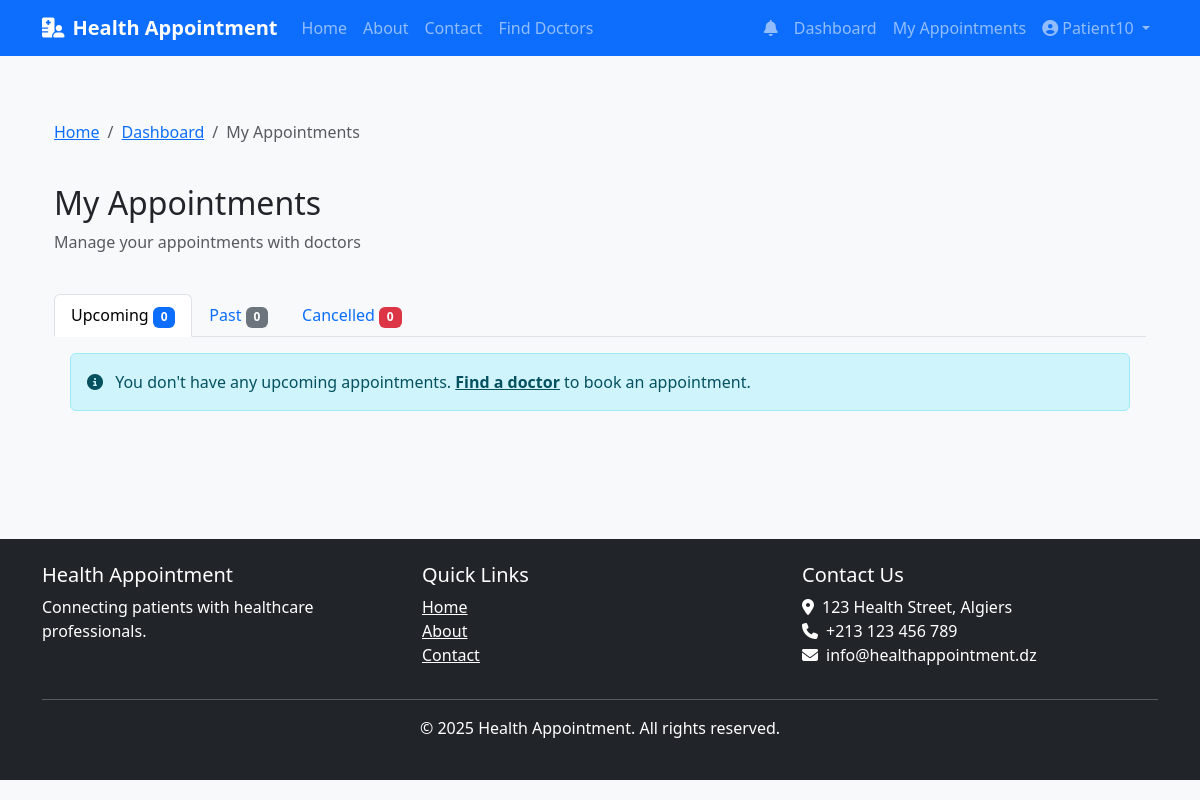
Page /patient/appointments (signed in) on the earlier database version.
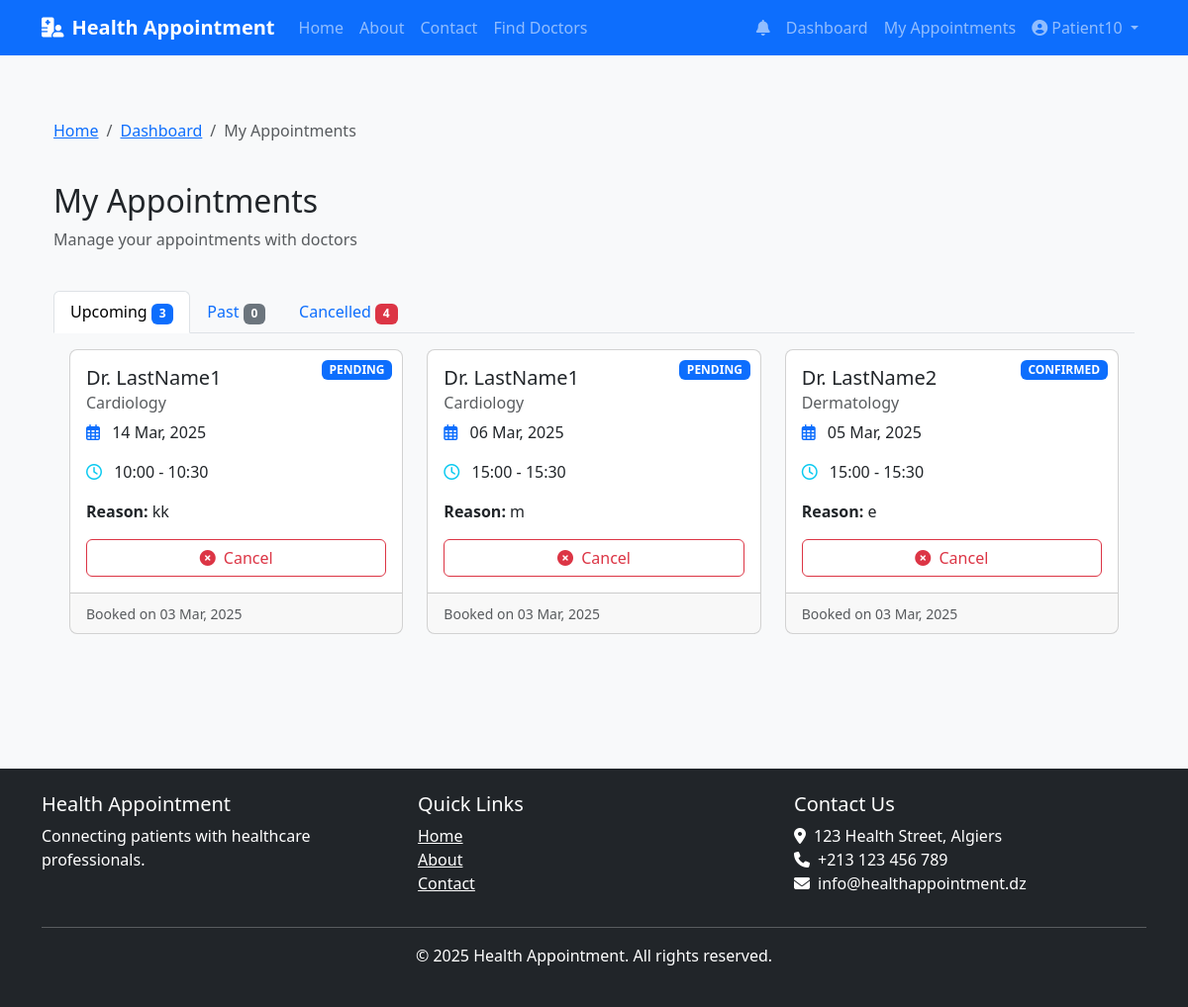
Same page on the later database version.
### models.py (models this page shows, shortened)
class User(db.Model, UserMixin):
    __tablename__ = 'users'
    id = db.Column(db.Integer, primary_key=True)
    email = db.Column(db.String(120), unique=True, nullable=False)
    phone = db.Column(db.String(20), unique=True, nullable=False)
    password_hash = db.Column(db.String(128), nullable=False)
    first_name = db.Column(db.String(50), nullable=False)
    last_name = db.Column(db.String(50), nullable=False)
    user_type = db.Column(db.Enum(UserType), nullable=False)
    is_active = db.Column(db.Boolean, default=False)
    created_at = db.Column(db.DateTime, default=datetime.utcnow)
    updated_at = db.Column(db.DateTime, default=datetime.utcnow, onupdate=datetime.utcnow)
    phone_verified = db.Column(db.Boolean, default=False)
    phone_verification_code = db.Column(db.String(6))
    phone_verification_sent_at = db.Column(db.DateTime)
    email_verified = db.Column(db.Boolean, default=False)
    email_verification_token = db.Column(db.String(100))
    email_verification_sent_at = db.Column(db.DateTime)
    patient = db.relationship('Patient', backref='user', uselist=False, cascade='all, delete-orphan')
    doctor = db.relationship('Doctor', backref='user', uselist=False, cascade='all, delete-orphan')
    notifications = db.relationship('Notification', backref='user', lazy=True, cascade='all, delete-orphan')

class Appointment(db.Model):
    __tablename__ = 'appointments'
    id = db.Column(db.Integer, primary_key=True)
    patient_id = db.Column(db.Integer, db.ForeignKey('patients.id'), nullable=False)
    doctor_id = db.Column(db.Integer, db.ForeignKey('doctors.id'), nullable=False)
    appointment_date = db.Column(db.Date, nullable=False)
    start_time = db.Column(db.Time, nullable=False)
    end_time = db.Column(db.Time, nullable=False)
    status = db.Column(db.Enum(AppointmentStatus), default=AppointmentStatus.PENDING)
    reason = db.Column(db.Text)
    notes = db.Column(db.Text)
    created_at = db.Column(db.DateTime, default=datetime.utcnow)
    updated_at = db.Column(db.DateTime, default=datetime.utcnow, onupdate=datetime.utcnow)

class Doctor(db.Model):
    __tablename__ = 'doctors'
    id = db.Column(db.Integer, primary_key=True)
    user_id = db.Column(db.Integer, db.ForeignKey('users.id'), nullable=False)
    specialty = db.Column(db.String(100))
    license_number = db.Column(db.String(50), unique=True, nullable=False)
    years_of_experience = db.Column(db.Integer)
    education = db.Column(db.Text)
    bio = db.Column(db.Text)
    verification_status = db.Column(db.Enum(VerificationStatus), default=VerificationStatus.PENDING)
    verification_notes = db.Column(db.Text)
    location = db.Column(db.String(255))
    languages = db.Column(db.String(255))  # Comma-separated list of languages
    consultation_fee = db.Column(db.Float)
    profile_picture = db.Column(db.String(255))
    license_document_path = db.Column(db.String(255))
    certificate_path = db.Column(db.String(255))
    availability = db.relationship('DoctorAvailability', backref='doctor', lazy=True, cascade='all, delete-orphan')
    appointments = db.relationship('Appointment', backref='doctor', lazy=True, cascade='all, delete-orphan')

### routes.py (the view)
@patient.route('/appointments')
@login_required
def appointments():
    print(f"DEBUG: appointments route called for user: {current_user.id}")
    print(f"DEBUG: User type: {current_user.user_type}")
    if current_user.user_type != UserType.PATIENT:
        print(f"DEBUG: User is not a patient: {current_user.user_type}")
        flash('Access denied.', 'danger')
        return redirect(url_for('main.index'))
    patient = Patient.query.filter_by(user_id=current_user.id).first()
    if not patient:
        print(f"DEBUG: Patient profile not found for user: {current_user.id}")
        flash('Patient profile not found.', 'danger')
        return redirect(url_for('main.index'))
    appointments = Appointment.query.filter_by(patient_id=patient.id).order_by(Appointment.appointment_date.desc()).all()
    print(f"DEBUG: Found {len(appointments)} appointments for patient: {patient.id}")
    upcoming_appointments = []
    past_appointments = []
    cancelled_appointments = []
    today = datetime.now().date()
    for appointment in appointments:
        print(f"DEBUG: Processing appointment: {appointment.id}, date: {appointment.appointment_date}, status: {appointment.status}")
        if appointment.status == AppointmentStatus.CANCELLED:
            cancelled_appointments.append(appointment)
        elif appointment.appointment_date < today or (appointment.appointment_date == today and appointment.end_time < datetime.now().time()):
            past_appointments.append(appointment)
        else:
            upcoming_appointments.append(appointment)
    print(f"DEBUG: Upcoming: {len(upcoming_appointments)}, Past: {len(past_appointments)}, Cancelled: {len(cancelled_appointments)}")
    return render_template('patient/appointments.html',
                          upcoming_appointments=upcoming_appointments,
                          past_appointments=past_appointments,
                          cancelled_appointments=cancelled_appointments)

### app.py (called while the page is built)
@login_manager.user_loader
def load_user(user_id):
    return User.query.get(int(user_id))

def create_app():
    app = Flask(__name__)
    app.config.from_object(get_config())
    app.config['SESSION_COOKIE_NAME'] = f'session_{uuid.uuid4().hex[:8]}'
    os.makedirs(app.config['UPLOAD_FOLDER'], exist_ok=True)
    db.init_app(app)
    login_manager.init_app(app)
    login_manager.login_view = 'auth.login'
    login_manager.login_message_category = 'info'
    mail.init_app(app)
    bcrypt.init_app(app)
    app.register_blueprint(main)
    app.register_blueprint(auth, url_prefix='/auth')
    app.register_blueprint(patient, url_prefix='/patient')
    app.register_blueprint(doctor, url_prefix='/doctor')
    app.register_blueprint(admin, url_prefix='/admin')
    app.register_blueprint(admin_panel)
    @app.context_processor
    def inject_now():
        return {'now': datetime.datetime.now()}
    return app

### templates/patient/appointments.html (shortened to what this page needs)
{% extends 'base.html' %}
{% block content %}
<div class="container mt-4">
    <div class="row mb-4">
        <div class="col-md-12">
            <nav aria-label="breadcrumb">
                <ol class="breadcrumb">
                    <li class="breadcrumb-item"><a href="{{ url_for('main.index') }}">Home</a></li>
                    <li class="breadcrumb-item"><a href="{{ url_for('patient.dashboard') }}">Dashboard</a></li>
                    <li class="breadcrumb-item active">My Appointments</li>
                </ol>
            </nav>
        </div>
    </div>
    <div class="row mb-4">
        <div class="col-md-12">
            <h2>My Appointments</h2>
            <p class="text-muted">Manage your appointments with doctors</p>
        </div>
    </div>
    <div class="row mb-4">
        <div class="col-md-12">
            <ul class="nav nav-tabs" id="appointmentTabs" role="tablist">
                <li class="nav-item" role="presentation">
                    <button class="nav-link active" id="upcoming-tab" data-bs-toggle="tab" data-bs-target="#upcoming" type="button" role="tab" aria-controls="upcoming" aria-selected="true">
                        Upcoming <span class="badge bg-primary">{{ upcoming_appointments|length }}</span>
                    </button>
                </li>
                <li class="nav-item" role="presentation">
                    <button class="nav-link" id="past-tab" data-bs-toggle="tab" data-bs-target="#past" type="button" role="tab" aria-controls="past" aria-selected="false">
                        Past <span class="badge bg-secondary">{{ past_appointments|length }}</span>
                    </button>
                </li>
                <li class="nav-item" role="presentation">
                    <button class="nav-link" id="cancelled-tab" data-bs-toggle="tab" data-bs-target="#cancelled" type="button" role="tab" aria-controls="cancelled" aria-selected="false">
                        Cancelled <span class="badge bg-danger">{{ cancelled_appointments|length }}</span>
                    </button>
                </li>
            </ul>
            <div class="tab-content" id="appointmentTabsContent">
                <div class="tab-pane fade show active" id="upcoming" role="tabpanel" aria-labelledby="upcoming-tab">
                    <div class="p-3">
                        {% if upcoming_appointments %}
                            <div class="row">
                                {% for appointment in upcoming_appointments %}
                                    <div class="col-md-6 col-lg-4 mb-4">
                                        <div class="card appointment-card h-100">
                                            <div class="card-body">
                                                <span class="status-badge badge bg-primary">{{ appointment.status.name }}</span>
                                                <h5 class="card-title">
                                                    Dr. {{ appointment.doctor.user.last_name }}
                                                </h5>
                                                <h6 class="card-subtitle mb-2 text-muted">{{ appointment.doctor.specialty }}</h6>
                                                <div class="mb-3">
                                                    <i class="far fa-calendar-alt text-primary me-2"></i>
                                                    {{ appointment.appointment_date.strftime('%d %b, %Y') }}
                                                </div>
                                                <div class="mb-3">
                                                    <i class="far fa-clock text-info me-2"></i>
                                                    {{ appointment.start_time.strftime('%H:%M') }} - {{ appointment.end_time.strftime('%H:%M') }}
                                                </div>
                                                {% if appointment.reason %}
                                                    <div class="mb-3">
                                                        <strong>Reason:</strong> {{ appointment.reason }}
                                                    </div>
                                                {% endif %}
                                                <div class="d-grid gap-2">
                                                    <a href="{{ url_for('patient.cancel_appointment', appointment_id=appointment.id) }}" class="btn btn-outline-danger">
                                                        <i class="fas fa-times-circle me-1"></i> Cancel
                                                    </a>
                                                </div>
                                            </div>
                                            <div class="card-footer text-muted">
                                                <small>Booked on {{ appointment.created_at.strftime('%d %b, %Y') }}</small>
                                            </div>
                                        </div>
                                    </div>
                                {% endfor %}
                            </div>
                        {% else %}
                            <div class="alert alert-info">
                                <i class="fas fa-info-circle me-2"></i> You don't have any upcoming appointments.
                                <a href="{{ url_for('main.find_doctors') }}" class="alert-link">Find a doctor</a> to book an appointment.
                            </div>
                        {% endif %}
                    </div>
                </div>
            </div>
        </div>
    </div>
</div>
{% endblock %}

### templates/base.html (shortened to what this page needs)
<!DOCTYPE html>
<html lang="en">
<head>
    <link href="https://cdn.jsdelivr.net/npm/bootstrap@5.3.0/dist/css/bootstrap.min.css" rel="stylesheet">
    <link rel="stylesheet" href="https://cdnjs.cloudflare.com/ajax/libs/font-awesome/6.4.0/css/all.min.css">
    <link rel="stylesheet" href="{{ url_for('static', filename='css/style.css') }}">
</head>
<body>
    <nav class="navbar navbar-expand-lg navbar-dark bg-primary">
        <div class="container">
            <a class="navbar-brand" href="{{ url_for('main.index') }}">
                <i class="fas fa-hospital-user me-2"></i>Health Appointment
            </a>
            <div class="collapse navbar-collapse" id="navbarNav">
                <ul class="navbar-nav me-auto">
                    <li class="nav-item">
                        <a class="nav-link" href="{{ url_for('main.index') }}">Home</a>
                    </li>
                    <li class="nav-item">
                        <a class="nav-link" href="{{ url_for('main.about') }}">About</a>
                    </li>
                    <li class="nav-item">
                        <a class="nav-link" href="{{ url_for('main.contact') }}">Contact</a>
                    </li>
                    {% if current_user.is_authenticated %}
                    <li class="nav-item">
                        <a class="nav-link" href="{{ url_for('main.find_doctors') }}">Find Doctors</a>
                    </li>
                    {% endif %}
                </ul>
                <ul class="navbar-nav">
                    {% if current_user.is_authenticated %}
                        <li class="nav-item">
                            <a class="nav-link position-relative" href="{{ url_for('main.notifications') }}">
                                <i class="fas fa-bell"></i>
                            </a>
                        </li>
                        {% if current_user.user_type.value == 'patient' %}
                            <li class="nav-item">
                                <a class="nav-link" href="{{ url_for('patient.dashboard') }}">Dashboard</a>
                            </li>
                            <li class="nav-item">
                                <a class="nav-link" href="{{ url_for('patient.appointments') }}">My Appointments</a>
                            </li>
                        {% endif %}
                        <li class="nav-item dropdown">
                            <a class="nav-link dropdown-toggle" href="#" id="userDropdown" role="button" data-bs-toggle="dropdown">
                                <i class="fas fa-user-circle me-1"></i>{{ current_user.first_name }}
                            </a>
                        </li>
                    {% endif %}
                </ul>
            </div>
        </div>
    </nav>
    <main class="container py-4">
        {% block content %}{% endblock %}
    </main>
    <footer class="bg-dark text-white py-4 mt-5">
        <div class="container">
            <div class="row">
                <div class="col-md-4">
                    <h5>Health Appointment</h5>
                    <p>Connecting patients with healthcare professionals.</p>
                </div>
                <div class="col-md-4">
                    <h5>Quick Links</h5>
                    <ul class="list-unstyled">
                        <li><a href="{{ url_for('main.index') }}" class="text-white">Home</a></li>
                        <li><a href="{{ url_for('main.about') }}" class="text-white">About</a></li>
                        <li><a href="{{ url_for('main.contact') }}" class="text-white">Contact</a></li>
                    </ul>
                </div>
                <div class="col-md-4">
                    <h5>Contact Us</h5>
                    <address>
                        <i class="fas fa-map-marker-alt me-2"></i>123 Health Street, Algiers<br>
                        <i class="fas fa-phone me-2"></i>+213 123 456 789<br>
                        <i class="fas fa-envelope me-2"></i>info@healthappointment.dz
                    </address>
                </div>
            </div>
            <hr>
            <div class="text-center">
                <p>&copy; {{ now.year }} Health Appointment. All rights reserved.</p>
            </div>
        </div>
    </footer>
</body>
</html>

### static/css/style.css (style rules this page uses)
body { font-family: 'Segoe UI', Tahoma, Geneva, Verdana, sans-serif; background-color: #f8f9fa; }
.navbar-brand { font-weight: bold; }
.card { border-radius: 0.5rem; transition: transform 0.3s; }
footer { margin-top: 3rem; }

### templates/patient/appointments.html (style rules this page uses)
.appointment-card { transition: transform 0.3s; }
.status-badge { position: absolute; top: 10px; right: 10px; }

Differences in the rows shown:
added Appointment: status.name "PENDING", doctor.user.last_name "LastName1", doctor.specialty "Cardiology", appointment_date "14 Mar, 2025", start_time "10:00", end_time "10:30", reason "kk", created_at "03 Mar, 2025"
added Appointment: status.name "PENDING", doctor.user.last_name "LastName1", doctor.specialty "Cardiology", appointment_date "06 Mar, 2025", start_time "15:00", end_time "15:30", reason "m", created_at "03 Mar, 2025"
added Appointment: status.name "CONFIRMED", doctor.user.last_name "LastName2", doctor.specialty "Dermatology", appointment_date "05 Mar, 2025", start_time "15:00", end_time "15:30", reason "e", created_at "03 Mar, 2025"
Other differences:
{{ upcoming_appointments|length }}: "0" → "3"
{{ cancelled_appointments|length }}: "0" → "4"
text no longer shown: "You don't have any upcoming appointments. Find a doctor to book an appointment."
